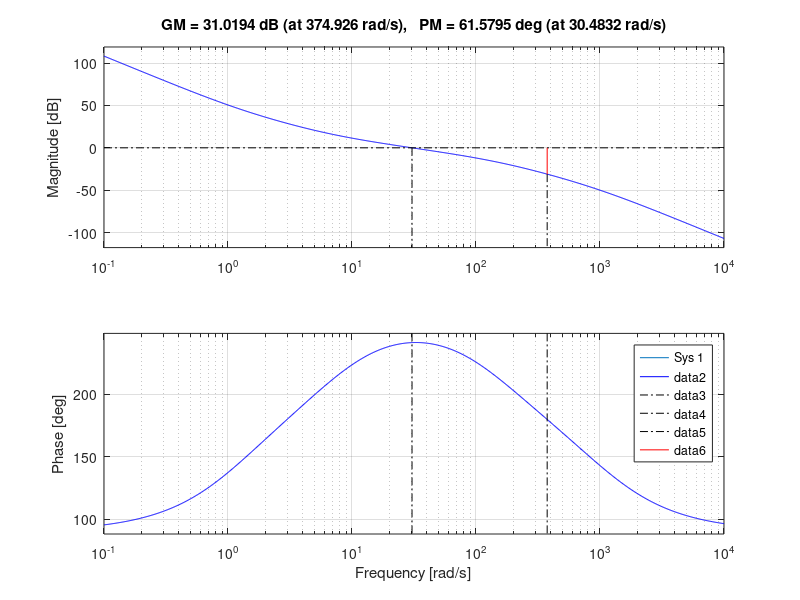
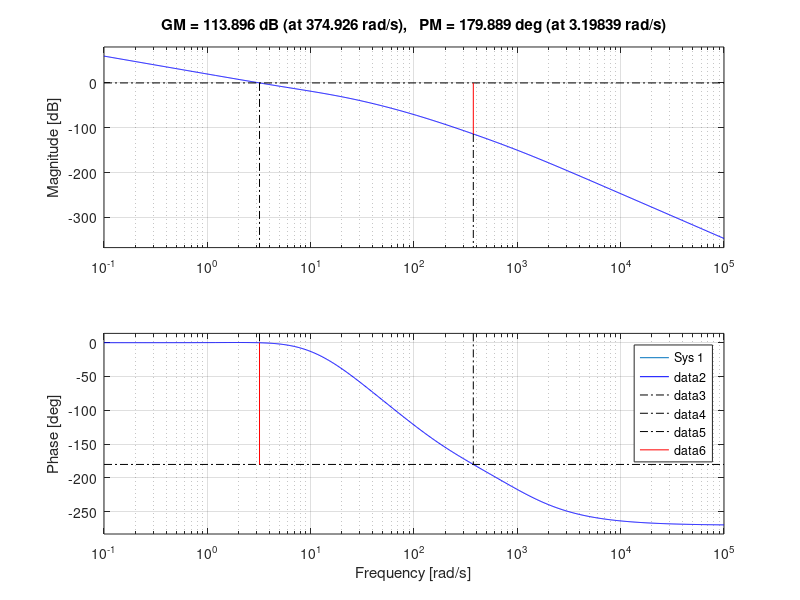

Source code (MATLAB) for these figures, in order:
clear;
clc;
%Ball Beam System
% system parameters known to controller
P.m1    = 0.35;    % kg
P.m2    = 2;       % kg
P.l     = 0.5;     % m
P.g     = 9.81;     % m/s^2

% initial conditions
P.z0 = 0.25;
P.zdot0 = 0;
P.theta0 = 0;
P.thetadot0 = 0;

%max force 
P.force_max = 25;
% sample rate of controller
P.Ts = 0.01;

% dirty derivative gain
P.sigma = 0.05;

% input constraint
P.F_max = 15;


% PD designs for inner loop
P.ze = P.l/2; %equilibrium pos
b0 = P.l/(P.m2*P.l^2/3+P.m1*P.ze^2);

%tuning Parameters inner loop
ki = 1.2;
p_LPF = 1000;
p_Lead = 150;
z_Lead = 7;
kp = 80;
z_Lag = 1;
p_Lag = .0001;
%inner loop controllers
C_PI = tf([1,ki],[1, 0]);
C_LPF = tf(p_LPF,[1, p_LPF]);
C_Lead = tf([p_Lead*1,p_Lead*z_Lead],[z_Lead*1,z_Lead*p_Lead]);
C_Lag = tf([1,z_Lag],[1,p_Lag]);

%tuning Parameters outer loop
ki_o = .1;
p_LPF_o = 1000;
p_Lead_o = 150;
z_Lead_o = 7;
kp_o = 1;
z_Lag_o = 1;
p_Lag_o = 1;
%outer loop controllers
C_PI_o = tf([1,ki_o],[1, 0]);
C_LPF_o = tf(p_LPF_o,[1, p_LPF_o]);
C_Lead_o = tf([p_Lead_o*1,p_Lead_o*z_Lead_o],[z_Lead_o*1,z_Lead_o*p_Lead_o]);
C_Lag_o = tf([1,z_Lag_o],[1,p_Lag_o]);


% transfer functions for inverted pendulum
P_in = tf([b0],[1,0,0]);
P_out = tf([-P.g],[1,0,0]);
C_in = kp*C_PI*C_LPF*C_Lead;%*C_Lag;
C_out = 1;%kp_o*C_PI_o;%*C_LPF_o*C_Lead_o;%*C_Lag_o;
Plant = P_out*(P_in*C_in)/(1+P_in*C_in);
% % ctrlpref to change settings
figure(1), clf, 
bode(P_in), grid on
hold on
bode(series(C_in,P_in))

margin(P_in*C_in)

[m_1_in,p] = bode (C_in*P_in,1) %must be at least 312.5
[m_1000_in,p] = bode (C_in*P_in,1000) %must be at most .0032

%Plot outer loop bode plot
%important note, Outer loop plant already met specifications without tuning
%so I did not apply a controller to it
figure(2), clf, 
bode(Plant), grid on
hold on
bode(series(C_out,Plant))
margin(Plant*C_out)

[m_01_o,p] = bode (C_out*Plant,.1) %must be at least 100
[m_100_o,p] = bode (C_out*Plant,100) %must be at most .001

